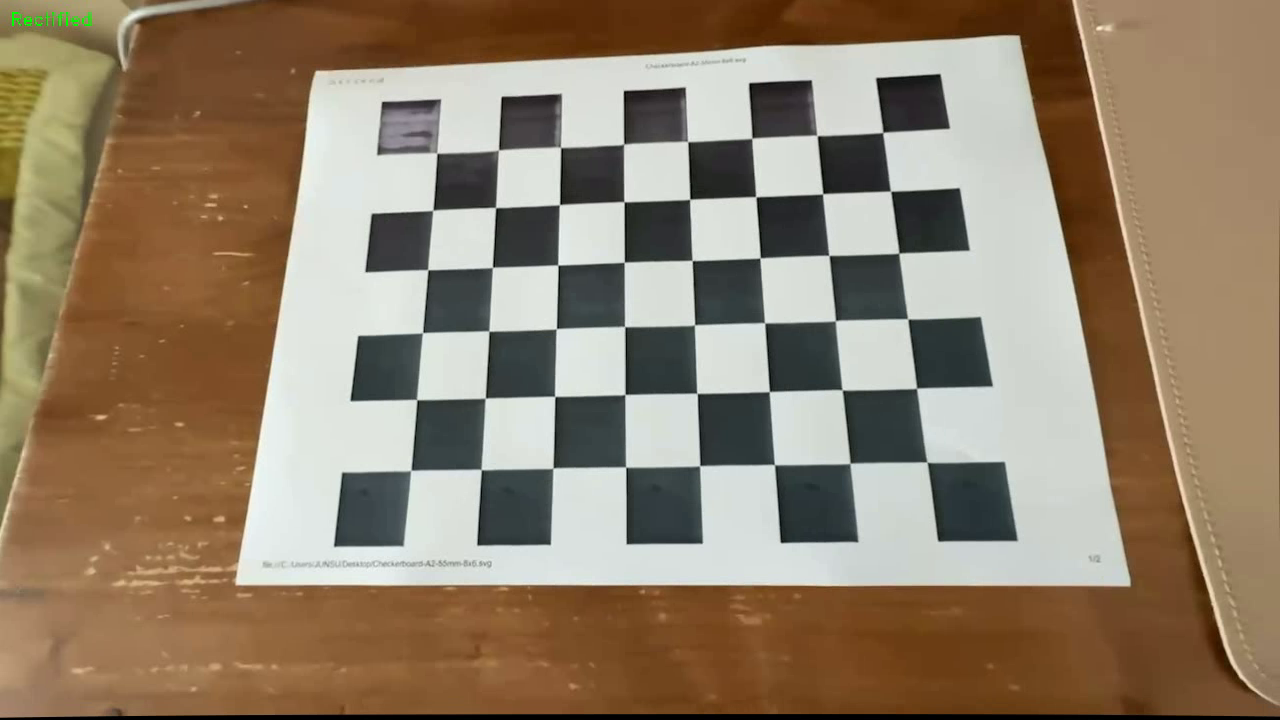
#> input picture frame 13 of data/rectified_output.mp4, 1280 x 720 px, given in place of video.mp4, which was not available
$ python distortion_correction.py
#> lines starting #> are read from the running program, lines starting #| are printed output that depends on the picture; after the words box and inside, x2 and y2 are one past the last pixel; in counts of white or black regions, pixels touching at a corner belong together
import numpy as np
import cv2 as cv

# The given video and calibration data
video_file = 'data/video.mp4'
output_file = 'data/rectified_output.mp4'
K = np.array([[590.46512818, 0., 641.58986121],
              [0., 590.38915726, 365.10676819],
              [0., 0., 1.]])
dist_coeff = np.array([0.00304039, -0.00735964,  0.00019495,  0.00068062,  0.00116275])

# Open a video
video = cv.VideoCapture(video_file)
assert video.isOpened(), 'Cannot read the given input, ' + video_file

# Get video properties
fps = video.get(cv.CAP_PROP_FPS)
if fps == 0 or np.isnan(fps):
    fps = 30  # fallback if FPS is invalid
width = int(video.get(cv.CAP_PROP_FRAME_WIDTH))
height = int(video.get(cv.CAP_PROP_FRAME_HEIGHT))
fourcc = cv.VideoWriter_fourcc(*'mp4v')  # Codec for .mp4
writer = cv.VideoWriter(output_file, fourcc, fps, (width, height))

# Prepare remap once
map1, map2 = None, None
frame_count = 0

while True:
    valid, img = video.read()
#> img is the input picture: shape (720, 1280, 3); mean B, G, R 107.3, 128.7, 145.6
    if not valid:
        break

    # Initialize remap maps
    if map1 is None or map2 is None:
        map1, map2 = cv.initUndistortRectifyMap(
            K, dist_coeff, None, None, (img.shape[1], img.shape[0]), cv.CV_32FC1)

    # Apply distortion correction
    rectified = cv.remap(img, map1, map2, interpolation=cv.INTER_LINEAR)
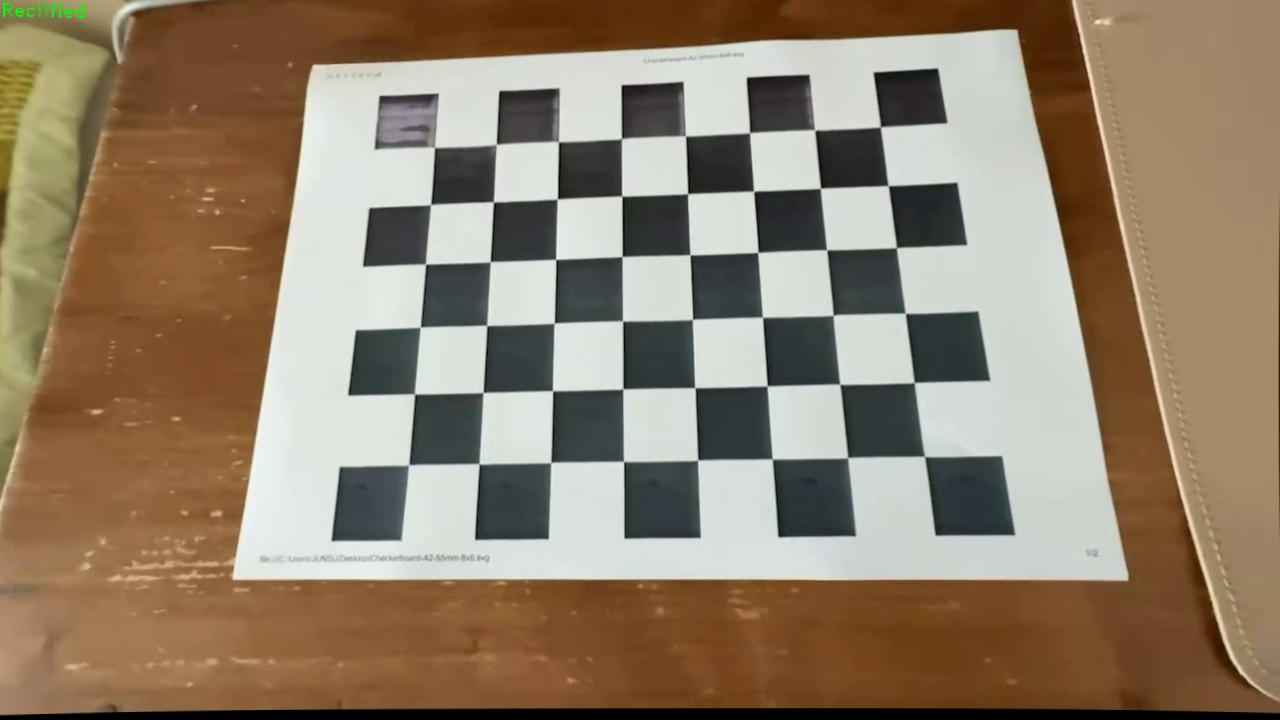
#> rectified: shape (720, 1280, 3); mean B, G, R 107, 128.1, 144.8

    # (Optional) Overlay info text
    cv.putText(rectified, "Rectified", (10, 25), cv.FONT_HERSHEY_DUPLEX, 0.6, (0, 255, 0))
#> rectified: shape (720, 1280, 3); 0.03% of pixels changed, all inside (x1, y1, x2, y2) = (12, 12, 91, 26)

    # Write to output video
    writer.write(rectified)
    frame_count += 1

    # (Optional) Show in real-time
    cv.imshow("Geometric Distortion Correction", rectified)
    if cv.waitKey(1) == 27:  # Press ESC to exit early (optional)
#> (key Esc is pressed here)
        break

print(f"Total frames processed: {frame_count}")
video.release()
writer.release()
cv.destroyAllWindows()

$ run again, starting later in the video
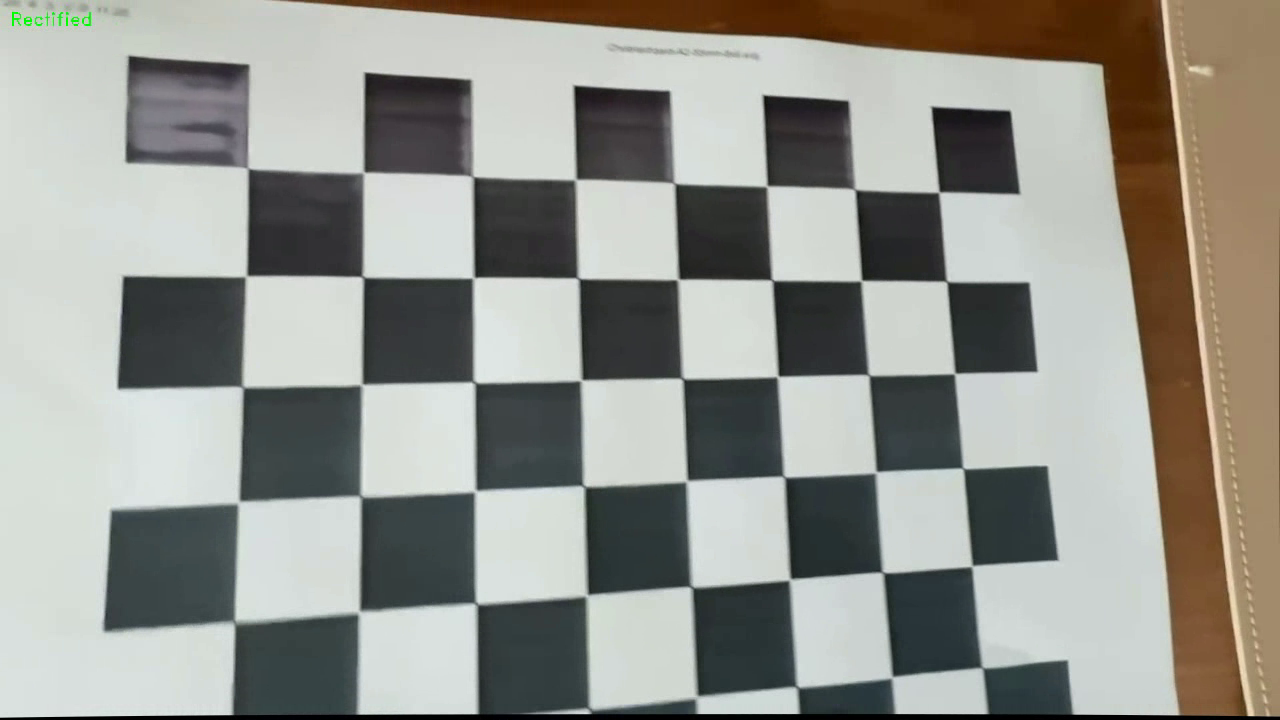
#> input picture frame 59 of data/rectified_output.mp4, 1280 x 720 px, given in place of video.mp4, which was not available
#> img is the input picture: shape (720, 1280, 3); mean B, G, R 142.1, 148.8, 148.3
#> `rectified = cv.remap(img, map1, map2, interpolation=cv.INTER_LINEAR)`:
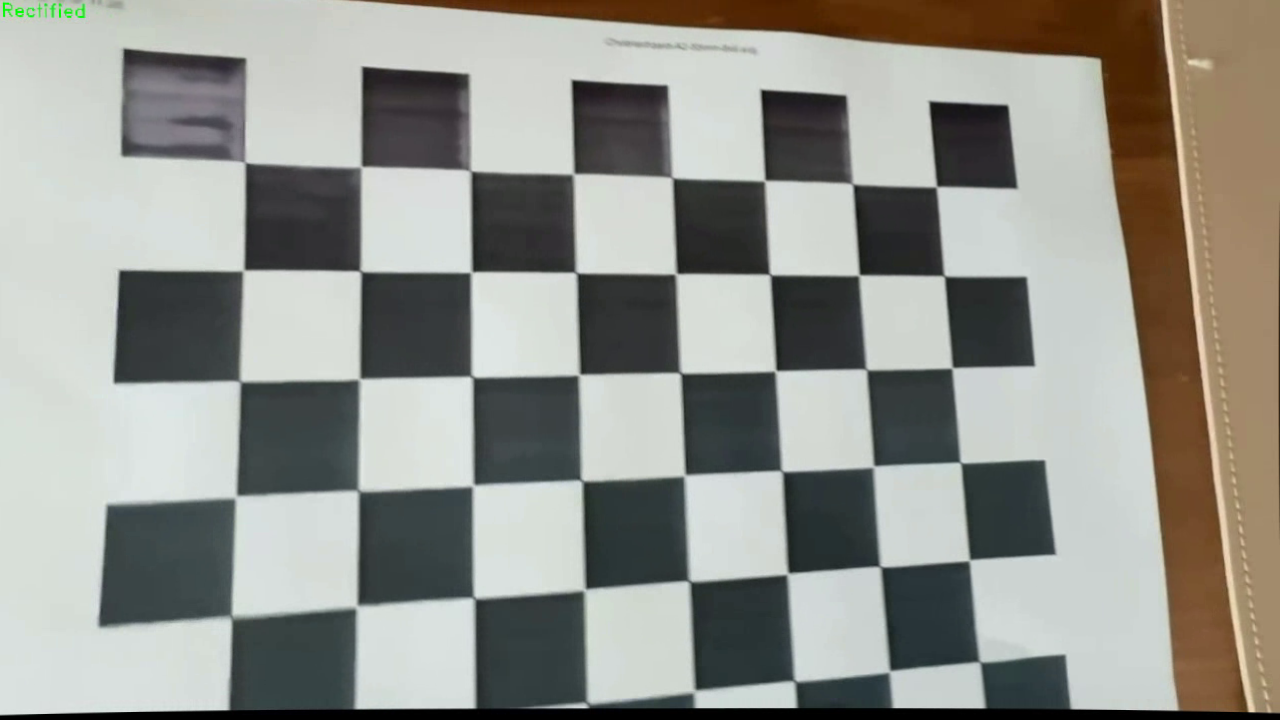
#> rectified: shape (720, 1280, 3); mean B, G, R 141.5, 148, 147.3

$ run again, starting later in the video
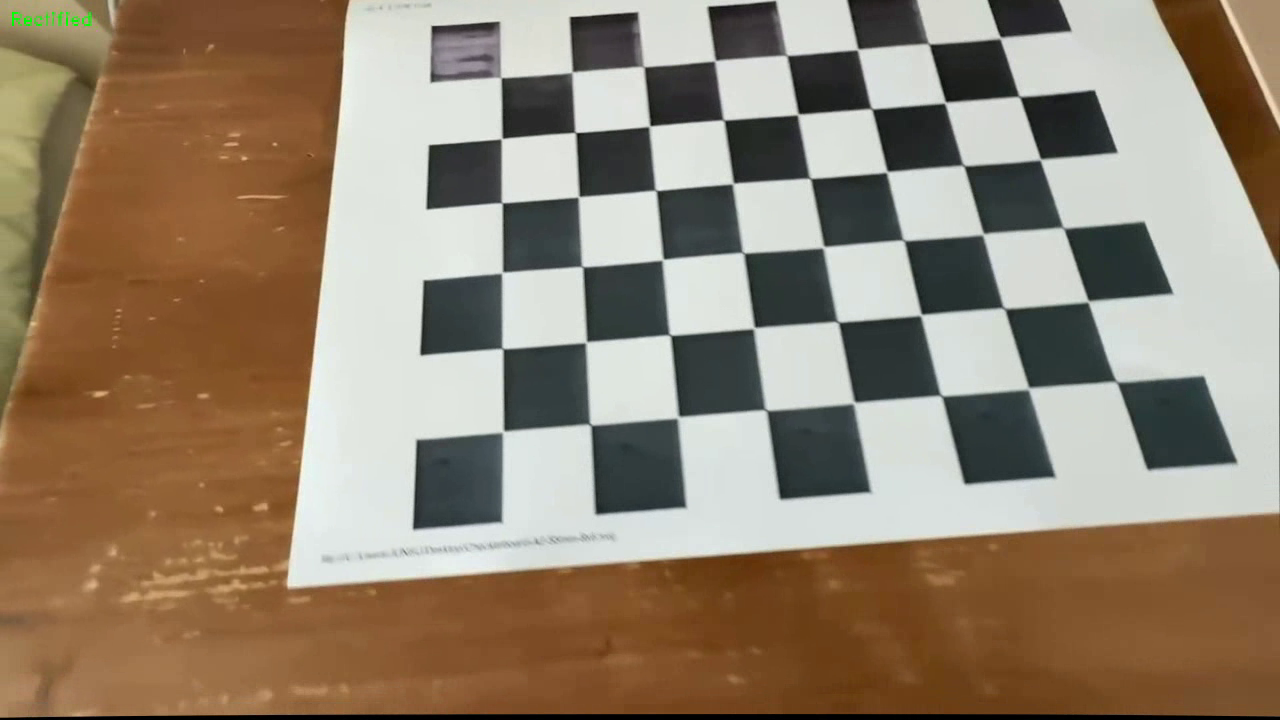
#> input picture frame 106 of data/rectified_output.mp4, 1280 x 720 px, given in place of video.mp4, which was not available
#> img is the input picture: shape (720, 1280, 3); mean B, G, R 111.8, 131, 146.8
#> `rectified = cv.remap(img, map1, map2, interpolation=cv.INTER_LINEAR)`:
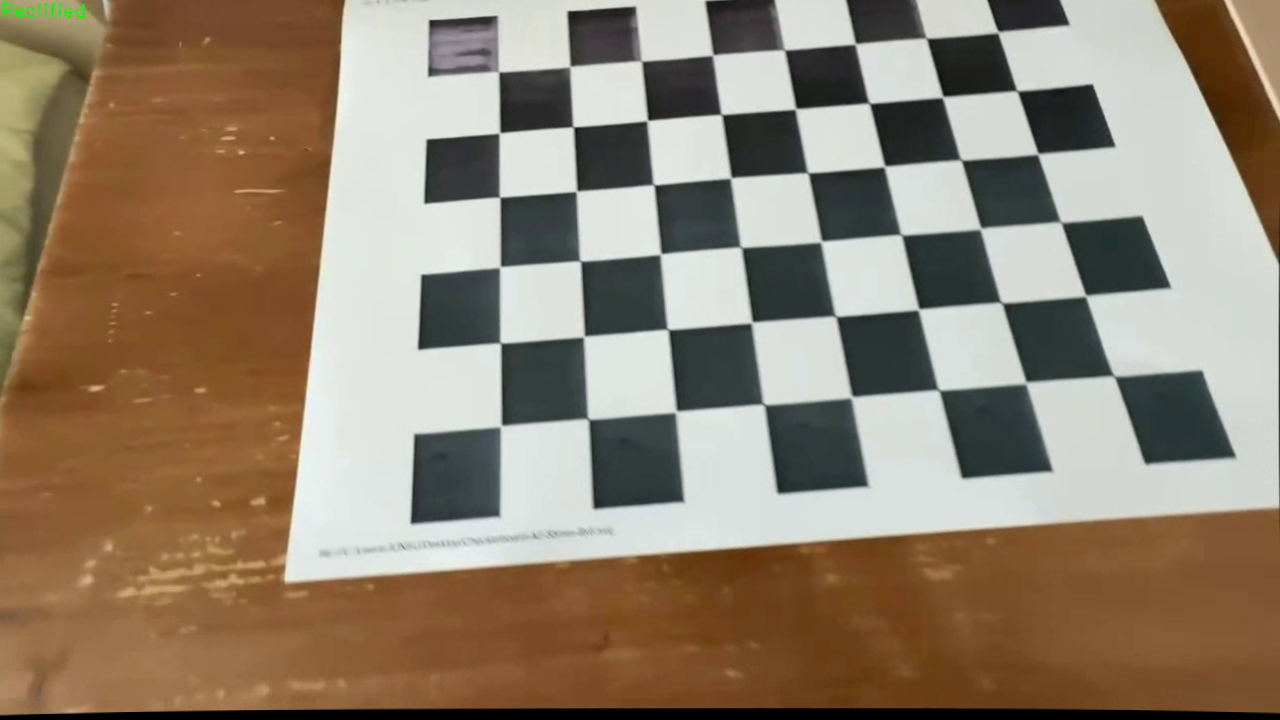
#> rectified: shape (720, 1280, 3); mean B, G, R 110.7, 129.8, 145.6
